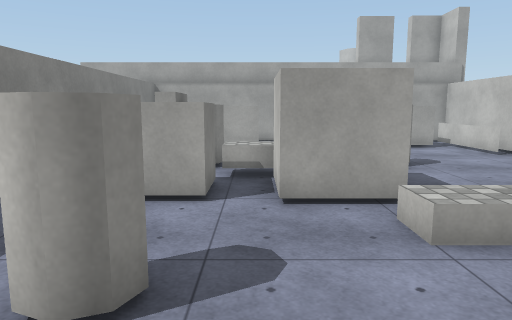
view 1 (above)

14 first-person views from a walk through a 3-D level made in the Unity game engine. The camera is 1.5 m above the floor, tilts 8° down and sees 70° across. The floor is counted in squares, 1 m on a side. Each view is taken from the middle of a square. On the plan, view 1 faces up. The plan holds only what a view shows up to about 16 squares ahead; the rest is blank. The place goes on beyond the plan. Surface patterns are stand-ins for the level's own textures.

view 2
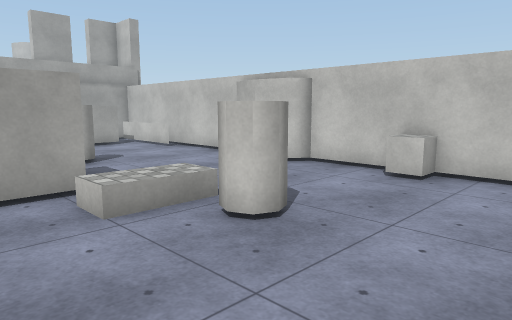

view 3
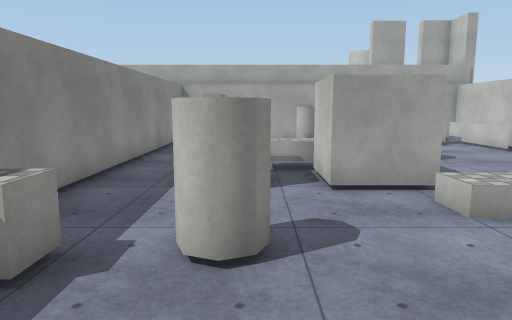

view 4
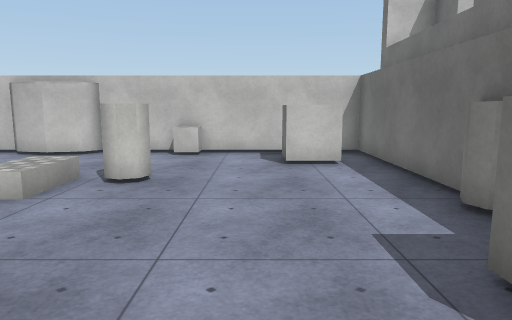

view 5
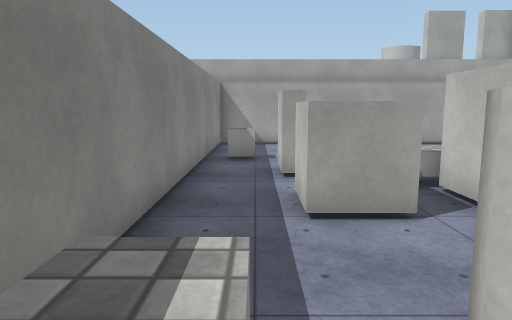

view 6
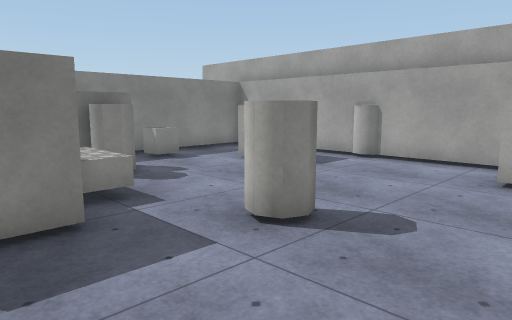

view 7
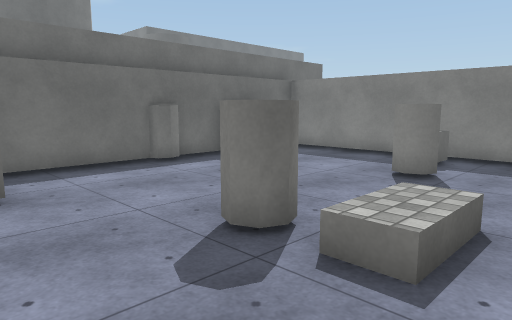

view 8
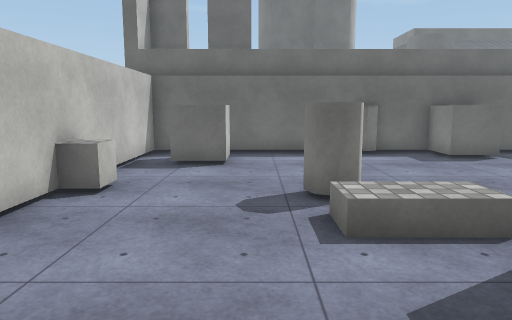

view 9
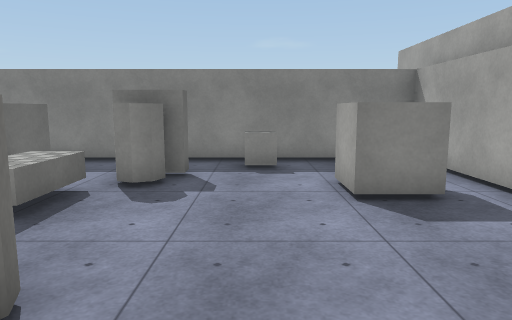

view 10
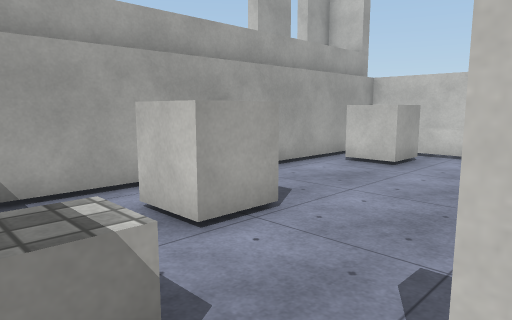

view 11
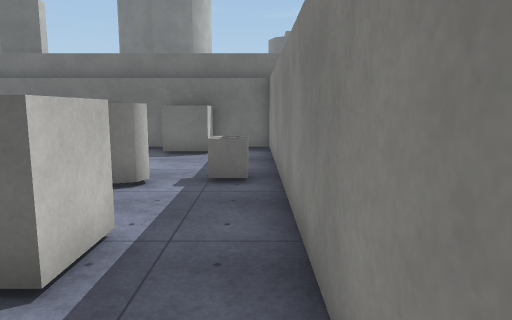

view 12
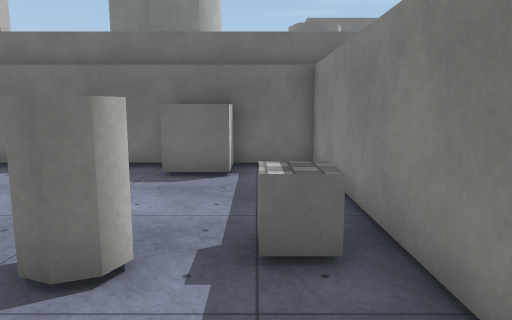

view 13
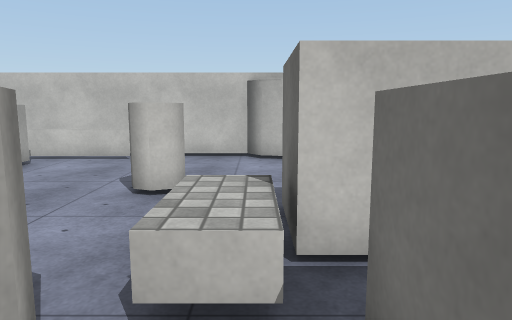

view 14
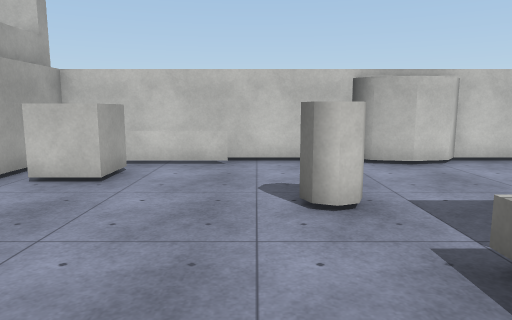

### Floor plan
Points are (right, up) in squares from view 1. A wall is a line through its corners. A room is listed if a view was taken in it or the views show most of it. See-through windows are left out.
Room 1 (views 1, 2, 3, 4, 5, 6, 7, 8, 9, 10, 11, 12, 13, 14)
walls: (2.5, 5.6) (0.4, 5.6); (3.7, 3.2) (4, 3.1) (4.2, 2.7) (3.9, 2.1) (3.3, 2.4) (3.2, 2.7) (3.3, 3.1) (3.7, 3.2); (0.4, 7.6) (2.4, 7.6) (2.4, 6.6); (3.7, 9.3) (3.2, 9.5); (4.1, 2.4) (3.7, 2.2); (-0.9, 5.8) (-2.4, 5.8) (-2.4, 7.3) (-0.9, 7.3); (4, 10.2) (4.2, 9.8) (4, 9.5) (3.4, 9.2) (3.2, 9.8) (3.3, 10.2) (3.7, 10.3); (-0.7, 3) (-1, 2.4) (-1.3, 2.2) (-1.7, 2.4) (-1.8, 2.7) (-1.7, 3.1) (-1.4, 3.2) (-0.7, 3); (-1, 3.1) (-0.8, 2.7); (-1.9, 8.9) (-2.4, 8.9) (-2.4, 10.4) (-1.9, 10.4); (-1.4, 10.2) (-1, 10) (-0.8, 9.7) (-1, 9.3); (8.5, -0.6) (8.5, 5.3) (8, 5.7) (7.7, 6.8) (8, 7.8) (8.5, 8.3) (8.5, 15); (5.8, -2.4) (5.8, -0.8) (7.4, -0.8); (7, 14.2) (5.4, 14.2) (5.4, 15.8); (0.9, -3.3) (1.3, -3.1) (1.7, -3.3); (0.1, 15.2) (0.1, 13.6) (-1.4, 13.6) (-1.4, 15.1); (1.7, 16.4) (1.3, 16.3) (0.9, 16.4); (-2.4, -3.5) (-2.4, -2.1) (-0.9, -2.1) (-0.9, -3.5); (7, 16.5) (-4.5, 16.5) (-4.5, -3.5) (5.5, -3.5)
low walls: (-0.7, 7.8) (-0.7, 8.8) (1.3, 8.8) (1.3, 7.9); (8.6, 1.9) (7.9, 1.9) (7.9, 2.7) (8.5, 2.7); (7.9, 11.8) (7.9, 15.8); (-3.9, 2.7) (-3, 2.7) (-3, 1.8); (-3, 12.6) (-3, 11.7) (-3.9, 11.7)
ways out: opening at (6.5, -3) to room 2; opening at (8, -1.5) to room 2; gap at (-1, 8)
Room 2 (no view inside)
walls: (5.5, -3.5) (8.5, -3.5) (8.5, -0.6)
ways out: opening at (6.5, -3) to room 1; opening at (8, -1.5) to room 1

Positions as (right, up) in squares from view 1, and headings:
1: (0, 0), facing up
2: (0, -1), facing up-right
3: (-1, -1), facing up
4: (-4, 0), facing right
5: (-3, 1), facing up
6: (7, 6), facing up-left
7: (7, 6), facing down-left
8: (5, 9), facing down
9: (6, 12), facing left
10: (-4, 10), facing up-right
11: (-4, 10), facing down
12: (-3, 6), facing down
13: (-3, 8), facing right
14: (-2, 11), facing right
